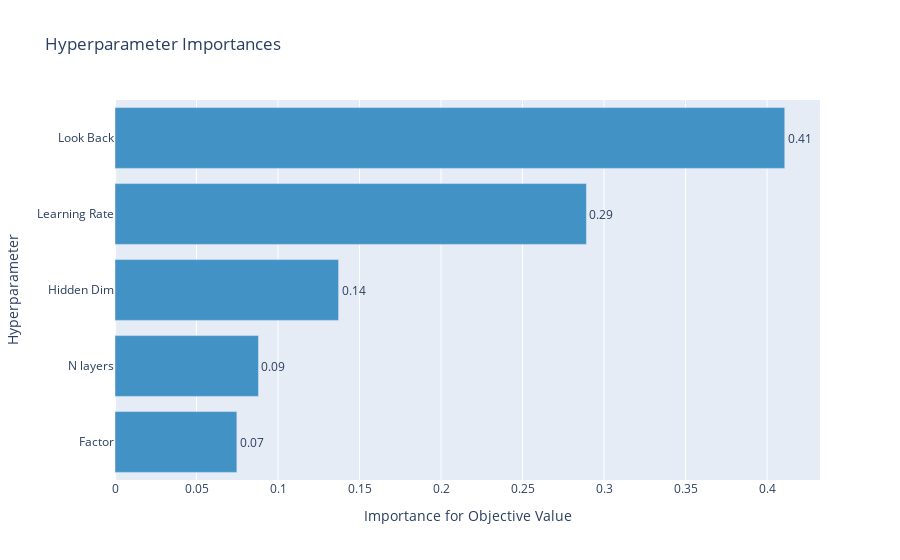

Notebook source saved alongside this figure:
### Code cell
optuna.visualization.plot_param_importances(study_lstm)

### Figure 1 — Plotly figure (JSON) as saved in the notebook; plotly's stock layout.template omitted (floating-point values rounded to 4 significant figures)
{"data": [{"cliponaxis": false, "hovertemplate": ["Factor (LogUniformDistribution): 0.0747536509882191<extra></extra>", "N layers (IntUniformDistribution): 0.08801514030750644<extra></extra>", "Hidden Dim (IntLogUniformDistribution): 0.13716999312810227<extra></extra>", "Learning Rate (LogUniformDistribution): 0.2892029143975148<extra></extra>", "Look Back (IntUniformDistribution): 0.4108583011786574<extra></extra>"], "marker": {"color": "rgb(66,146,198)"}, "orientation": "h", "text": ["0.0747536509882191", "0.08801514030750644", "0.13716999312810227", "0.2892029143975148", "0.4108583011786574"], "textposition": "outside", "texttemplate": "%{text:.2f}", "type": "bar", "x": [0.07475, 0.08802, 0.1372, 0.2892, 0.4109], "y": ["Factor", "N layers", "Hidden Dim", "Learning Rate", "Look Back"]}], "layout": {"showlegend": false, "title": {"text": "Hyperparameter Importances"}, "xaxis": {"title": {"text": "Importance for Objective Value"}}, "yaxis": {"title": {"text": "Hyperparameter"}}}}
